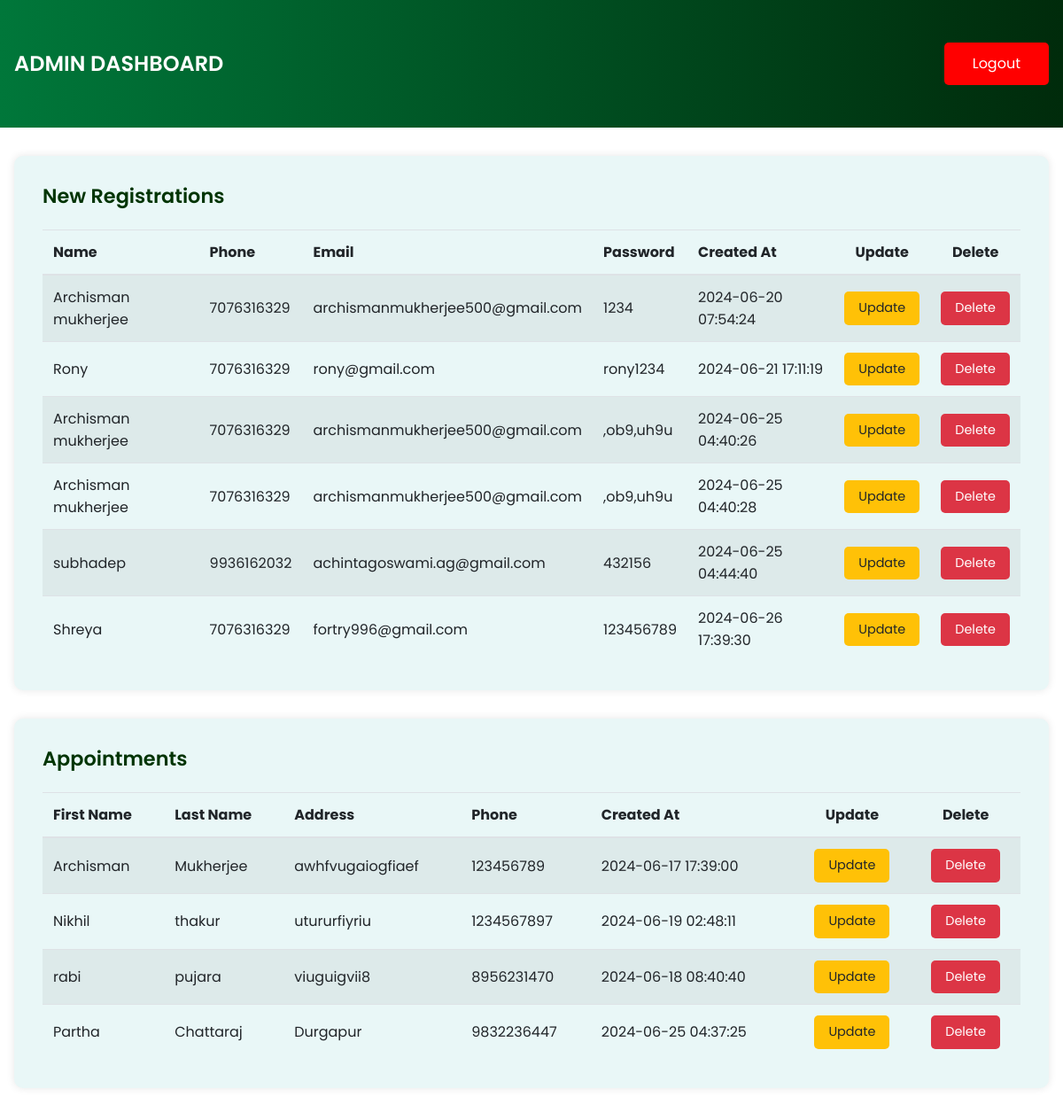
The app's page /pges2/profile.php (signed in) with its own data.
### tables this page shows
CREATE TABLE `register` (
  `id` int(11) NOT NULL,
  `name` varchar(30) NOT NULL,
  `phone` bigint(10) NOT NULL,
  `email` varchar(50) NOT NULL,
  `createpass` varchar(30) NOT NULL,
  `confirm` varchar(30) NOT NULL,
  `created_at` timestamp NOT NULL DEFAULT current_timestamp() ON UPDATE current_timestamp()
);

CREATE TABLE `appointment` (
  `id` int(10) NOT NULL,
  `Firstname` varchar(30) NOT NULL,
  `Lastname` varchar(30) NOT NULL,
  `address` varchar(255) NOT NULL,
  `phone` bigint(10) NOT NULL,
  `created_at` timestamp NOT NULL DEFAULT current_timestamp() ON UPDATE current_timestamp()
);

### pges2/profile.php (the view, shortened to what this page needs)
<?php
              $server = "localhost";
              $username = "root";
              $password = "";
              $dbname = "hospital_col";
                  $con = mysqli_connect($server,$username,$password,$dbname);
                  ?>
                <?php
                  $que1= "SELECT * FROM `register` WHERE 1";
                  $result1 = mysqli_query($con,$que1);
                ?>
                <?php
                  $que2= "SELECT * FROM `appointment` WHERE 1";
                  $result2 = mysqli_query($con,$que2);
                ?>
<!DOCTYPE html>
<html lang="en">
<head>
    <link rel="stylesheet" href="https://stackpath.bootstrapcdn.com/bootstrap/4.3.1/css/bootstrap.min.css">
    <link rel="stylesheet" href="profile.css">
    <link href="https://cdn.jsdelivr.net/npm/remixicon@3.4.0/fonts/remixicon.css" rel="stylesheet">
</head>
<body>
<header>
    <nav class="section__container nav__container">
        <a href="../tips.php" style="text-decoration:none;"><div class="nav__logo">ADMIN DASHBOARD</div></a>
        <a href="../logout_admin.php"><button type="button" class="btn btn-danger" id="logout" style="background-color:red;">Logout</button></a>
    </nav>
</header>
<div class="section__container">
    <div class="alltab">
        <h3>New Registrations</h3>
        <table class="table table-striped" style="margin-right:30px;">
            <thead>
            <tr>
                <th>Name</th>
                <th>Phone</th>
                <th>Email</th>
                <th>Password</th>
                <th>Created At</th>
                <th>Update</th>
                <th>Delete</th>
            </tr>
            </thead>
            <tbody >
            <tr >
            <?php
              while($row = mysqli_fetch_assoc($result1)) { ?>
                <td> <?php  echo  $row['name']; ?> </td>
                <td> <?php  echo $row['phone']; ?> </td>
                <td> <?php  echo $row['email']; ?> </td>
                <td> <?php  echo $row['confirm']; ?> </td>
                <td> <?php  echo $row['created_at']; ?> </td>
                <td><a href="../update_reg.php?uid=<?php echo $row['id']; ?>"><button type="button" class="btn btn-warning">Update</button></a></td>
                <td><a href="../delete_reg.php?uid=<?php echo $row['id'];?>"><button type="button" class="btn btn-danger">Delete</button></a></td>
            </tr>
            <?php }?>
            </tbody>
        </table>
    </div>
    <div class="alltab">
        <h3>Appointments</h3>
        <table class="table table-striped">
            <thead>
            <tr>
                <th>First Name</th>
                <th>Last Name</th>
                <th>Address</th>
                <th>Phone</th>
                <th>Created At</th>
                <th>Update</th>
                <th>Delete</th>
            </tr>
            </thead>
            <tbody>
            <tr>
            <?php
              while($row = mysqli_fetch_assoc($result2)) { ?>
                <td> <?php  echo  $row['Firstname']; ?> </td>
                <td> <?php  echo $row['Lastname']; ?> </td>
                <td> <?php  echo $row['address']; ?> </td>
                <td> <?php  echo $row['phone']; ?> </td>
                <td> <?php  echo $row['created_at']; ?> </td>
                <td><a href="../update_app.php?uid=<?php echo $row['id']; ?>"><button type="button" class="btn btn-warning">Update</button></a></td>
                <td><a href="../delete_app.php?uid=<?php echo $row['id'];?>"><button type="button" class="btn btn-danger">Delete</button></a></td>
            </tr>
            <?php }?>
            </tbody>
        </table>
    </div>
</div>
</body>
</html>

### pges2/profile.css (style rules this page uses)
:root { --primary-color: #003403; --primary-color-dark: #0d1f84; --primary-color-light: #e9f7f7; --secondary-color: #00422d; --text-dark: #333333; --text-light: #767268; --white: #ffffff; --max-width: 1200px; }
* { padding: 0; margin: 0; box-sizing: border-box; font-family: "Poppins", sans-serif; }
body { font-family: "Poppins", sans-serif; }
header { background-image: linear-gradient(to right, rgb(0, 119, 58), rgba(0,43,11)); background-position: center center; background-size: cover; background-repeat: no-repeat; padding: 1rem 0; }
.section__container { max-width: var(--max-width); margin: auto; padding: 2rem 1rem; }
.nav__container { display: flex; align-items: center; justify-content: space-between; }
.nav__logo { font-size: 1.5rem; font-weight: 600; color: var(--white); }
.btn { padding: 0.75rem 2rem; outline: none; border: none; font-size: 1rem; white-space: nowrap; color: white; background-color: #005425; border-radius: 5px; cursor: pointer; transition: background-color 0.3s ease; }
.alltab { background-color: var(--primary-color-light); padding: 2rem; border-radius: 10px; box-shadow: 0 0 10px rgba(0, 0, 0, 0.1); margin-bottom: 2rem; }
.alltab h3 { color: var(--primary-color); margin-bottom: 1.5rem; font-size: 1.4rem; font-weight: 600; }
.table { margin-bottom: 0; }
.table th, .table td { vertical-align: middle; }
.table th:last-child, .table td:last-child { text-align: center; }
.table th:nth-last-child(2), .table td:nth-last-child(2) { text-align: center; }
.table .btn { padding: 0.5rem 1rem; font-size: 0.9rem; }
.table .btn-warning { background-color: #ffc107; color: #212529; }
.table .btn-danger { background-color: #dc3545; }
* { scrollbar-width: thin; scrollbar-color: #007439 #e9f7f7; }
* { -ms-overflow-style: none; }

### records on screen
register: name "Archisman mukherjee", phone "7076316329", email "archismanmukherjee500@gmail.com", confirm "1234", created_at "2024-06-20 07:54:24"
register: name "Rony", phone "7076316329", email "rony@gmail.com", confirm "rony1234", created_at "2024-06-21 17:11:19"
register: name "Archisman mukherjee", phone "7076316329", email "archismanmukherjee500@gmail.com", confirm ",ob9,uh9u", created_at "2024-06-25 04:40:26"
register: name "Archisman mukherjee", phone "7076316329", email "archismanmukherjee500@gmail.com", confirm ",ob9,uh9u", created_at "2024-06-25 04:40:28"
register: name "subhadep", phone "9936162032", email "achintagoswami.ag@gmail.com", confirm "432156", created_at "2024-06-25 04:44:40"
register: name "Shreya", phone "7076316329", email "fortry996@gmail.com", confirm "123456789", created_at "2024-06-26 17:39:30"
appointment: Firstname "Archisman", Lastname "Mukherjee", address "awhfvugaiogfiaef", phone "123456789", created_at "2024-06-17 17:39:00"
appointment: Firstname "Nikhil", Lastname "thakur", address "utururfiyriu", phone "1234567897", created_at "2024-06-19 02:48:11"
appointment: Firstname "rabi", Lastname "pujara", address "viuguigvii8", phone "8956231470", created_at "2024-06-18 08:40:40"
appointment: Firstname "Partha", Lastname "Chattaraj", address "Durgapur", phone "9832236447", created_at "2024-06-25 04:37:25"
